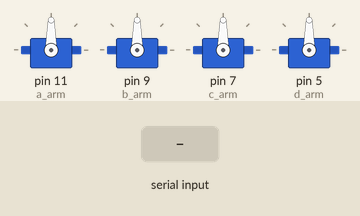
Simulated run of this sketch. Board: Arduino Uno, built with avr-gcc and run on an emulated ATmega328P. On the bench: 4 × servo. Inputs (shaded band) come from the test bench. What the sketch prints to the serial monitor is not drawn.

Above: at 1.2 s.
1.3 s: "a,45\n" received over Serial
At 3.1 s:
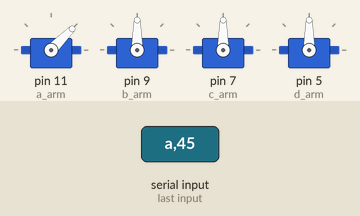
3.4 s: "b,45\n" received over Serial
At 4.9 s:
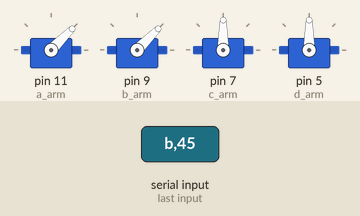
5.5 s: "c,45\n" received over Serial
At 6.5 s:
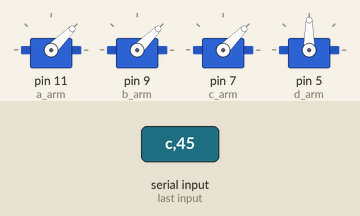
7.6 s: "d,45\n" received over Serial
At 9.3 s:
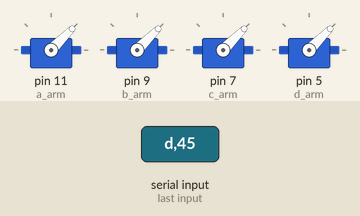
9.7 s: "a90\n" received over Serial
At 10.9 s:
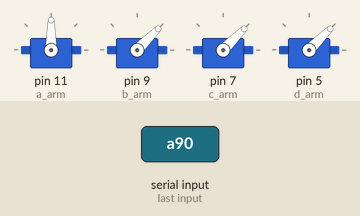
11.8 s: "b90\n" received over Serial
At 13.7 s:
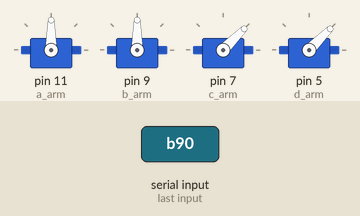
Timing chart, 0 to 14.9 s (numbered marks = the images above; inputs shaded):
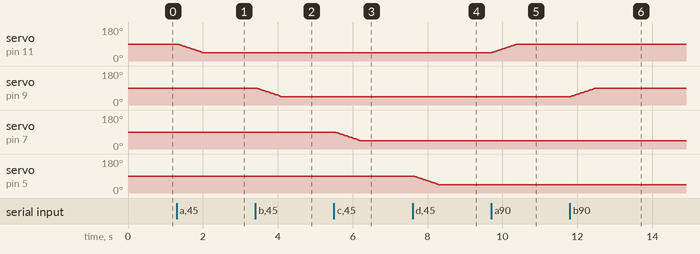

Measured:
- after the input at 1.3 s, servo on pin 11 (a_arm): moves from 90° to 45° over 0.66 s, starting at once
- after the input at 3.4 s, servo on pin 9 (b_arm): moves from 90° to 45° over 0.66 s, starting at once
- after the input at 5.5 s, servo on pin 7 (c_arm): moves from 90° to 45° over 0.66 s, starting at once
- after the input at 7.6 s, servo on pin 5 (d_arm): moves from 90° to 45° over 0.66 s, starting at once
- after the input at 9.7 s, servo on pin 11 (a_arm): moves from 45° to 90° over 0.66 s, starting at once
- after the input at 11.8 s, servo on pin 9 (b_arm): moves from 45° to 90° over 0.66 s, starting at once

The sketch:

7.Mechanical_Arm_with_Smooth_Rotation.ino
```cpp
#include <Arduino.h>
#include <Servo.h>

//定义舵机
Servo a_arm;
Servo b_arm;
Servo c_arm;
Servo d_arm;


//调试角度结果
const int jiaodu1MIN=45;
const int jiaodu1MAX=180;
const int jiaodu2MIN=45;
const int jiaodu2MAX=180;
const int jiaodu3MIN=45;
const int jiaodu3MAX=180;
const int jiaodu4MIN=45;
const int jiaodu4MAX=180;

//后续要用的变量
int beginangle;//初始角度
int endangle;  //结果角度
int i;         //（递增）初始角度中间值
int j;         //（递减）初始角度中间值
int angle=90;     //角度初值，也用于存放parseInt中间值

//平滑旋转的模板函数
void angle_a()
{
  //给初始/结果角度赋值
  beginangle=a_arm.read();//新函数servo的read函数，读取当前舵机位置
  endangle=angle;         //parseInt中的值赋给结果值
  if(beginangle<=endangle)//判断应该往哪个方向转
  {

    for(i=beginangle;i<=endangle;i++)//递增函数实现平滑旋转（！注意要延时，延时才能平滑）
    {
    a_arm.write(i);
    delay(15);
    }

  }
  else                                //递减部分
  {
    for(j=beginangle;j>=endangle;j--)
    {
    a_arm.write(j);
    delay(15);
    }
  }
}
//剩下的几个复制粘贴，改一下即可

//b舵机函数部分
  void angle_b()
{
  beginangle=b_arm.read();
  endangle=angle;
  if(beginangle<=endangle)
  {

    for(int i=beginangle;i<=endangle;i++)
    {
    b_arm.write(i);
    delay(15);
    }
  }
  else
  {
    for(int j=beginangle;j>=endangle;j--)
    {
    b_arm.write(j);
    delay(15);
    }
  }
}
//c舵机函数部分
  void angle_c()
{
  beginangle=c_arm.read();
  endangle=angle;
  if(beginangle<=endangle)
  {

    for(int i=beginangle;i<=endangle;i++)
    {
    c_arm.write(i);
    delay(15);
    }
  }
  else
  {
    for(int j=beginangle;j>=endangle;j--)
    {
    c_arm.write(j);
    delay(15);
    }
  }
}

//d舵机函数部分
  void angle_d()
{
  beginangle=d_arm.read();
  endangle=angle;
  if(beginangle<=endangle)
  {

    for(int i=beginangle;i<=endangle;i++)
    {
    d_arm.write(i);
    delay(15);
    }
  }
  else
  {
    for(int j=beginangle;j>=endangle;j--)
    {
    d_arm.write(j);
    delay(15);
    }
  }

}

void setup()
{
//初始化
  a_arm.attach(11);
  b_arm.attach(9);
  c_arm.attach(7);
  d_arm.attach(5);
  Serial.begin(9600);

}

void loop()
{
  if(Serial.available()>0)//if常规判断缓存中有没有数值
{
  char arm=Serial.read();//将舵机编号读取走
  Serial.print("旋转的舵机为");
  Serial.println(arm);

  angle=Serial.parseInt();

  switch(arm)
  {
    case 'a':
    angle_a();//调用平滑旋转函数
    break;

    case 'b':
    angle_b();
    break;

    case 'c':
    angle_c();
    break;

    case 'd':
    angle_d();
    break;
  }

}
else
{

}
}
```
